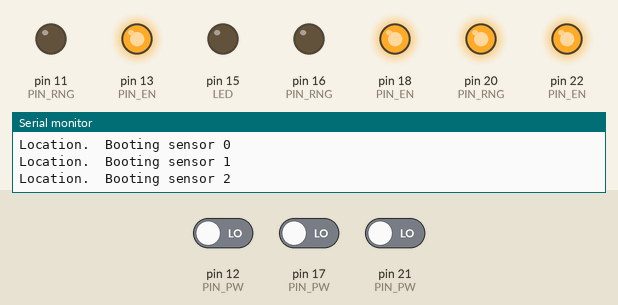
Recording of a sketch running on a simulated Arduino Mega 2560, built with avr-gcc and run on an emulated ATmega2560. On the bench: output pins drawn as LEDs (lit = HIGH), the last lines printed to the serial monitor. The test bench sets the inputs (shaded band); at power-on: pin 12 (PIN_PW) LOW, pin 17 (PIN_PW) LOW, pin 21 (PIN_PW) LOW.

Above: at 3.2 s.
At 4.2 s:
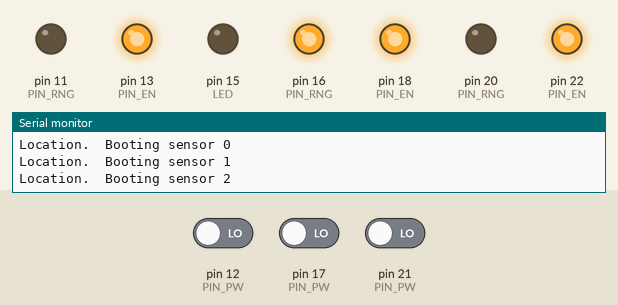
At 8.2 s:
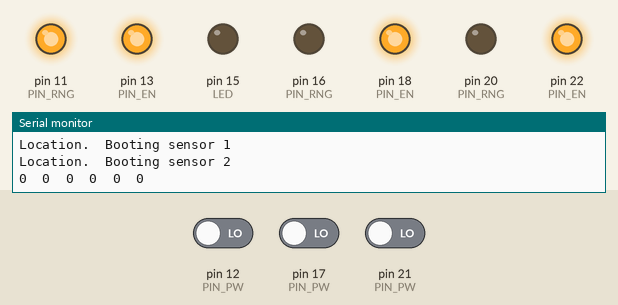
Timing chart, 0 to 9.6 s (numbered marks = the images above):
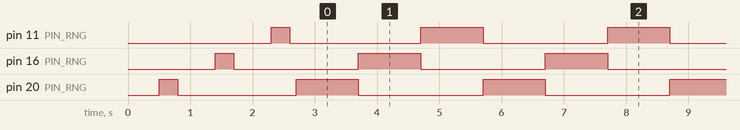

The sketch:

Range_PulseWidth_Triple_Test.ino
```cpp
// add the following to Preferences->Board Manager URL
//    https://lowpowerlab.github.io/MoteinoCore/package_LowPowerLab_index.json
// Add Moteino to Board Manager
// Compile for Moteino Mega

/*
    pinout: https://www.flickr.com/photos/15304611@N03/14677033948

    LED: D15
    Transceiver: D2, D4-7
    Flash: D5-7, 23
*/
#define LED 15

#include <Streaming.h>

#define N_RANGE        3 //

const byte PIN_PW[] = {21, 17, 12};
const byte PIN_RNG[] = {20, 16, 11};
const byte PIN_EN[] = {22, 18, 13};
const byte PIN_DATA[] = {19, 14, 10};

unsigned long currRange[] = {0, 0, 0}; // value of last range
unsigned long avgRange[] = {0, 0, 0}; // smoothed ranges

const word HL = 10600;  // altitude of the triangle; sqrt(3)/2 * SL

/*
// 22,21,20,19
#define C0_PW   21    // wire to Sonar PW via shifter
#define C0_RNG  20    // wire to Sonar RX via shifter
#define C0_EN   22    // wire to Sonar +5 via shifter
#define C0_DATA 19    // wire to lighting DATA IN via shifter

// 18,17,16,14
// skipping D15; has an LED on that pin.
#define C1_PW   17    // wire to Sonar PW via shifter
#define C1_RNG  16    // wire to Sonar RX via shifter
#define C1_EN   18    // wire to Sonar +5 via shifter
#define C1_DATA 14    // wire to lighting DATA IN via shifter

// 13,12,11,10
#define C2_PW   12    // wire to Sonar PW via shifter
#define C2_RNG  11    // wire to Sonar RX via shifter
#define C2_EN   13    // wire to Sonar +5 via shifter
#define C2_DATA 10    // wire to lighting DATA IN via shifter
*/

void setup() {
  // LED
  pinMode(LED, OUTPUT);

  Serial.begin(115200);

  Serial << "Startup" << endl;

  bootAll();

}

void boot(byte sIndex, byte EN_PIN, byte RNG_PIN, byte PW_PIN) {

  Serial << "Location.  Booting sensor " << sIndex << endl;

  // for each sensor
  digitalWrite(RNG_PIN, LOW);
  digitalWrite(EN_PIN, LOW);
  // I'm going to set the PW pin LOW, too, in case that's keeping the board powered
  digitalWrite(PW_PIN, LOW);
  pinMode(RNG_PIN, OUTPUT);
  pinMode(EN_PIN, OUTPUT);
  pinMode(PW_PIN, OUTPUT);

  // wait for depower
  delay(500);

  // calibrate
  digitalWrite(EN_PIN, HIGH);
  digitalWrite(RNG_PIN, HIGH);
  delay(300);

  // turn it off
  digitalWrite(RNG_PIN, LOW);
  delay(100);

  // now, flip the PW pin back to INPUT
  pinMode(PW_PIN, INPUT);
}

void bootAll() {
  for( byte i=0; i<N_RANGE; i++ ) boot(i, PIN_EN[i], PIN_RNG[i], PIN_PW[i]);
}

word range(byte RNG_PIN, byte PW_PIN) {

  digitalWrite(RNG_PIN, HIGH);
  unsigned long val = pulseIn(PW_PIN, HIGH);
  digitalWrite(RNG_PIN, LOW);

  // constrained to HL
  return ( (word)constrain(val, 0, HL) );
}

void rangeAll(byte smoothing=3) {
  for( byte i=0; i<N_RANGE; i++ ) {
    currRange[i] = range(PIN_RNG[i], PIN_PW[i]);
    avgRange[i] = (currRange[i] + avgRange[i]*smoothing)/(1+smoothing);
  }
}

void loop() {

  static unsigned long tic, toc;

  rangeAll();

  toc = millis();

  for( byte i=0; i<N_RANGE; i++ ) Serial << currRange[i] << "\t" << avgRange[i] << "\t";
  Serial << endl;

  tic = toc;

}
```

Measured:
- by itself, pin 11 (PIN_RNG), pin 16 (PIN_RNG), pin 20 (PIN_RNG): alternates HIGH for 1.0 s and LOW for 2.0 s
- by itself, everything shown: repeats every 3.0 s, in 4 steps
